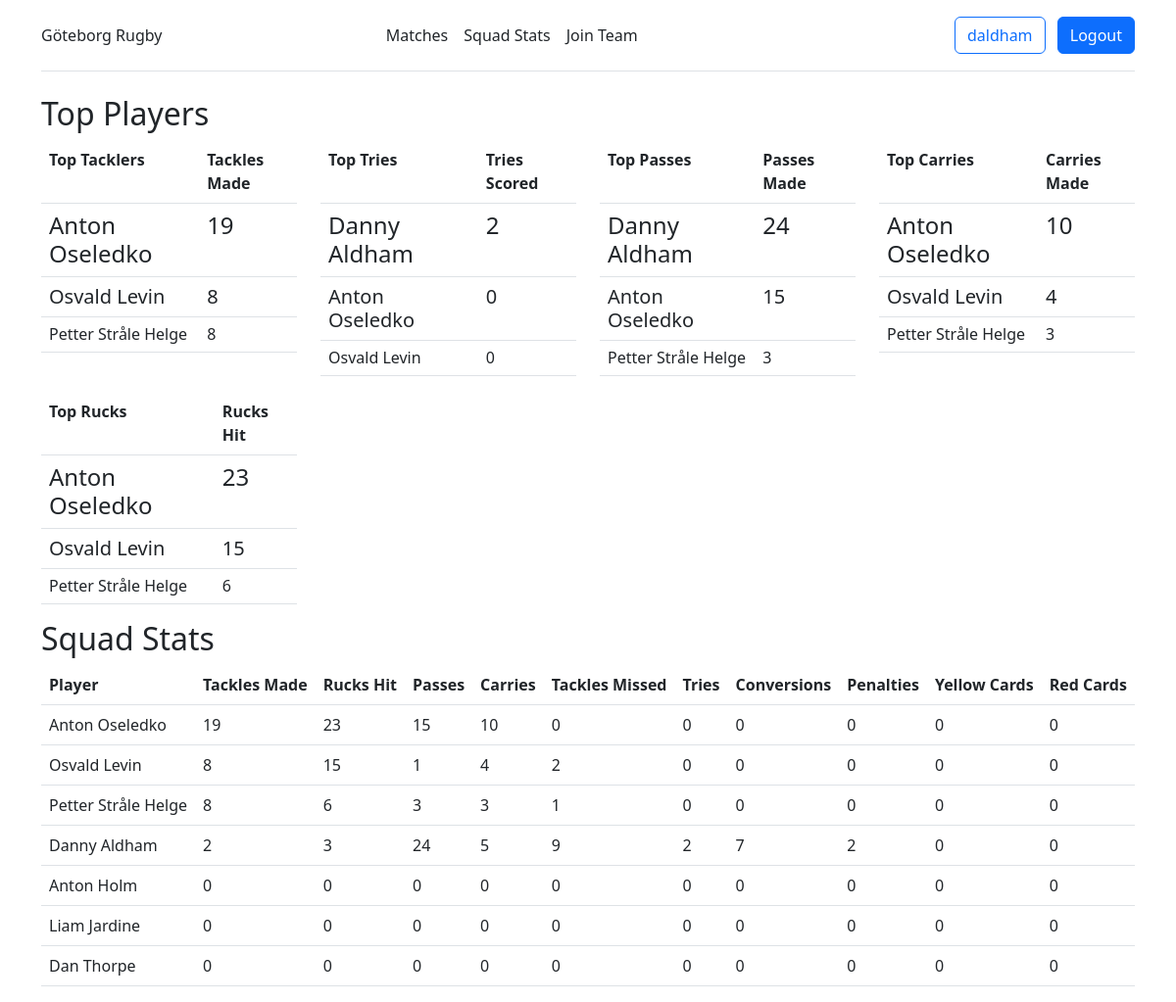
The app's page /squad/ (signed in), older data.
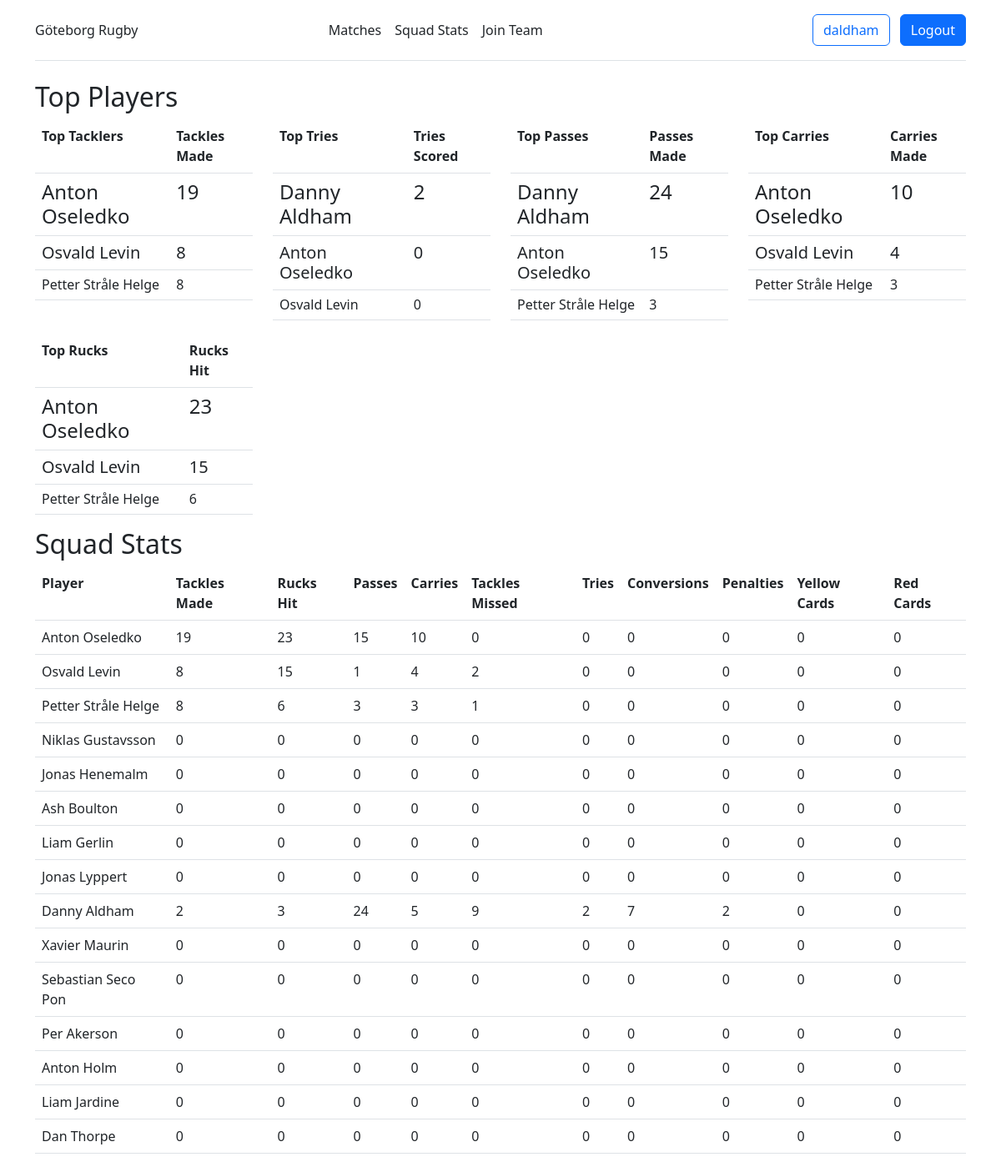
The same page, newer data.
### stats/models.py (models this page shows, shortened)
class Player(models.Model):
    first_name = models.CharField(max_length=30)
    last_name = models.CharField(max_length=30)
    position = models.ManyToManyField(Position)
    team = models.ForeignKey(Team, on_delete=models.CASCADE, null=True, blank=True)
    def full_name(self):
        return self.first_name + " " + self.last_name

### stats/views.py (the view)
# urls.py: path('squad/', views.squad_stats, name='squad'),
def squad_stats(request):
    user_team = request.user.team
    players = Player.objects.filter(team=user_team)
    stats = PlayerStatistic.objects.filter(player__in=players)
    squad_stats = {}
    for player in players:
        player_stats = stats.filter(player=player)
        squad_stats[player] = {
            'tackles_made': player_stats.aggregate(Sum('tackles_made'))['tackles_made__sum'] or 0,
            'rucks_hit': player_stats.aggregate(Sum('rucks_hit'))['rucks_hit__sum'] or 0,
            'passes': player_stats.aggregate(Sum('passes'))['passes__sum'] or 0,
            'carries': player_stats.aggregate(Sum('carries'))['carries__sum'] or 0,
            'tackles_missed': player_stats.aggregate(Sum('tackles_missed'))['tackles_missed__sum'] or 0,
            'tries': player_stats.aggregate(Sum('tries'))['tries__sum'] or 0,
            'conversions': player_stats.aggregate(Sum('conversions'))['conversions__sum'] or 0,
            'penalties': player_stats.aggregate(Sum('penalties'))['penalties__sum'] or 0,
            'yellow_cards': player_stats.aggregate(Sum('yellow_cards'))['yellow_cards__sum'] or 0,
            'red_cards': player_stats.aggregate(Sum('red_cards'))['red_cards__sum'] or 0,
        }
    top_tacklers = sorted(squad_stats.items(), key=lambda x: x[1]['tackles_made'], reverse=True)[:3]
    top_tries = sorted(squad_stats.items(), key=lambda x: x[1]['tries'], reverse=True)[:3]
    top_passes = sorted(squad_stats.items(), key=lambda x: x[1]['passes'], reverse=True)[:3]
    top_tacklers = sorted(squad_stats.items(), key=lambda x: x[1]['tackles_made'], reverse=True)[:3]
    top_rucks = sorted(squad_stats.items(), key=lambda x: x[1]['rucks_hit'], reverse=True)[:3]
    return render(request, 'squad_stats.html', {'squad_stats': squad_stats, 'top_tacklers': top_tacklers, 'top_tries': top_tries, 'top_passes': top_passes, 'top_rucks': top_rucks})

### stats/models.py (called while the page is built)
    @property
    def is_coach(self):
        return self.coach

### stats/templates/squad_stats.html
{% extends 'base.html' %}
{% block content %}
<div class="container">
    <h2>Top Players</h2>
    <div class="row">
        <div class="col">
            <table class="table">
                <tr>
                  <th>Top Tacklers</th>
                  <th>Tackles Made</th>
                </tr>
                {% for i in top_tacklers %}
                <tr {% if forloop.first %}class="h4"{% elif forloop.counter == 2 %}class="h5"{% else %}class="h6"{% endif %}>
                    <td>{{ i.0.full_name }}</td>
                    <td>{{ i.1.tackles_made }}</td>
                </tr>
                {% endfor %}
            </table>
        </div>
        <div class="col">
            <table class="table">
                <tr>
                  <th>Top Tries</th>
                  <th>Tries Scored</th>
                </tr>
                {% for i in top_tries %}
                <tr {% if forloop.first %}class="h4"{% elif forloop.counter == 2 %}class="h5"{% else %}class="h6"{% endif %}>
                    <td>{{ i.0.full_name }}</td>
                  <td>{{ i.1.tries }}</td>
                </tr>
                {% endfor %}
            </table>
        </div>
        <div class="col">
            <table class="table">
                <tr>
                  <th>Top Passes</th>
                  <th>Passes Made</th>
                </tr>
                {% for i in top_passes %}
                <tr {% if forloop.first %}class="h4"{% elif forloop.counter == 2 %}class="h5"{% else %}class="h6"{% endif %}>
                    <td>{{ i.0.full_name }}</td>
                  <td>{{ i.1.passes }}</td>
                </tr>
                {% endfor %}
            </table>
        </div>
        <div class="col">
            <table class="table">
                <tr>
                  <th>Top Carries</th>
                  <th>Carries Made</th>
                </tr>
                {% for i in top_tacklers %}
                <tr {% if forloop.first %}class="h4"{% elif forloop.counter == 2 %}class="h5"{% else %}class="h6"{% endif %}>
                    <td>{{ i.0.full_name }}</td>
                  <td>{{ i.1.carries }}</td>
                </tr>
                {% endfor %}
            </table>
        </div>
    </div>
    <div class="row">
        <div class="col-3">
            <table class="table">
                <tr>
                  <th>Top Rucks</th>
                  <th>Rucks Hit</th>
                </tr>
                {% for i in top_rucks %}
                <tr {% if forloop.first %}class="h4"{% elif forloop.counter == 2 %}class="h5"{% else %}class="h6"{% endif %}>
                    <td>{{ i.0.full_name }}</td>
                  <td>{{ i.1.rucks_hit }}</td>
                </tr>
                {% endfor %}
            </table>
        </div>
    </div>
    <h2>Squad Stats</h2>
    <table class="table">
        <tr>
            <th>Player</th>
            <th>Tackles Made</th>
            <th>Rucks Hit</th>
            <th>Passes</th>
            <th>Carries</th>
            <th>Tackles Missed</th>
            <th>Tries</th>
            <th>Conversions</th>
            <th>Penalties</th>
            <th>Yellow Cards</th>
            <th>Red Cards</th>
        </tr>
        {% for player, stats in squad_stats.items %}
        <tr>
            <td>{{ player.full_name }}</td>
            <td>{{ stats.tackles_made }}</td>
            <td>{{ stats.rucks_hit }}</td>
            <td>{{ stats.passes }}</td>
            <td>{{ stats.carries }}</td>
            <td>{{ stats.tackles_missed }}</td>
            <td>{{ stats.tries }}</td>
            <td>{{ stats.conversions }}</td>
            <td>{{ stats.penalties }}</td>
            <td>{{ stats.yellow_cards }}</td>
            <td>{{ stats.red_cards }}</td>
        </tr>
        {% endfor %}
    </table>
</div>
{% endblock %}

Row changes from the older to the newer data that the page shows:
now on this page (row edited): Player: full_name "Niklas Gustavsson", tackles_made "0", rucks_hit "0", passes "0", carries "0", tackles_missed "0", tries "0", conversions "0", penalties "0", yellow_cards "0", red_cards "0", shown under "Squad Stats"
now on this page (row edited): Player: full_name "Jonas Henemalm", tackles_made "0", rucks_hit "0", passes "0", carries "0", tackles_missed "0", tries "0", conversions "0", penalties "0", yellow_cards "0", red_cards "0", shown under "Squad Stats"
now on this page (row edited): Player: full_name "Ash Boulton", tackles_made "0", rucks_hit "0", passes "0", carries "0", tackles_missed "0", tries "0", conversions "0", penalties "0", yellow_cards "0", red_cards "0", shown under "Squad Stats"
now on this page (row edited): Player: full_name "Liam Gerlin", tackles_made "0", rucks_hit "0", passes "0", carries "0", tackles_missed "0", tries "0", conversions "0", penalties "0", yellow_cards "0", red_cards "0", shown under "Squad Stats"
now on this page (row edited): Player: full_name "Jonas Lyppert", tackles_made "0", rucks_hit "0", passes "0", carries "0", tackles_missed "0", tries "0", conversions "0", penalties "0", yellow_cards "0", red_cards "0", shown under "Squad Stats"
now on this page (row edited): Player: full_name "Xavier Maurin", tackles_made "0", rucks_hit "0", passes "0", carries "0", tackles_missed "0", tries "0", conversions "0", penalties "0", yellow_cards "0", red_cards "0", shown under "Squad Stats"
now on this page (row edited): Player: full_name "Sebastian Seco Pon", tackles_made "0", rucks_hit "0", passes "0", carries "0", tackles_missed "0", tries "0", conversions "0", penalties "0", yellow_cards "0", red_cards "0", shown under "Squad Stats"
now on this page (row edited): Player: full_name "Per Akerson", tackles_made "0", rucks_hit "0", passes "0", carries "0", tackles_missed "0", tries "0", conversions "0", penalties "0", yellow_cards "0", red_cards "0", shown under "Squad Stats"
